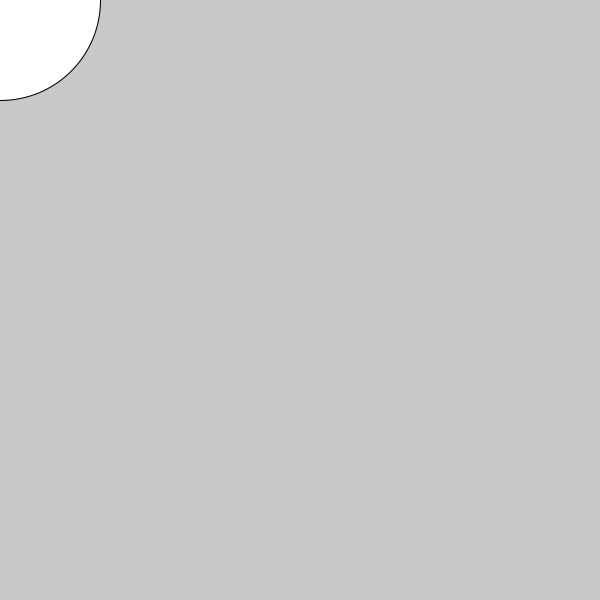
Frame 1 (no input)
Frame 60 (the mouse pressed at the canvas centre just before this capture): identical to frame 1, image omitted
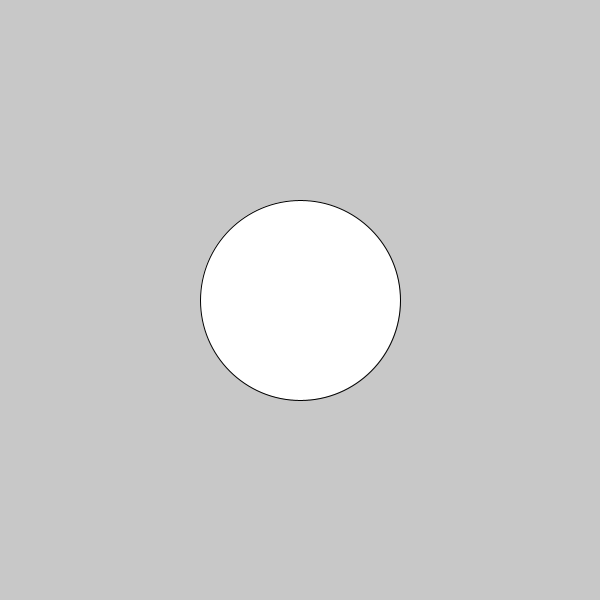
Frame 120 (the mouse held since frame 60 and released just before this capture)

The Processing sketch that drew these frames (run headless with seeded random() and noise(); from frame 60 on, the mouse is pressed at the canvas centre):

// Processing sketch: sketch_250211a
// ── sketch_250211a.pde

//size(600,600);

void setup(){
size(600,600);
}//end of setup
// mousex mousey these are the cordinates for your mouse pointer

void draw(){
background(200);
  ellipse (mouseX, mouseY, 200, 200);
}//end of draw 
